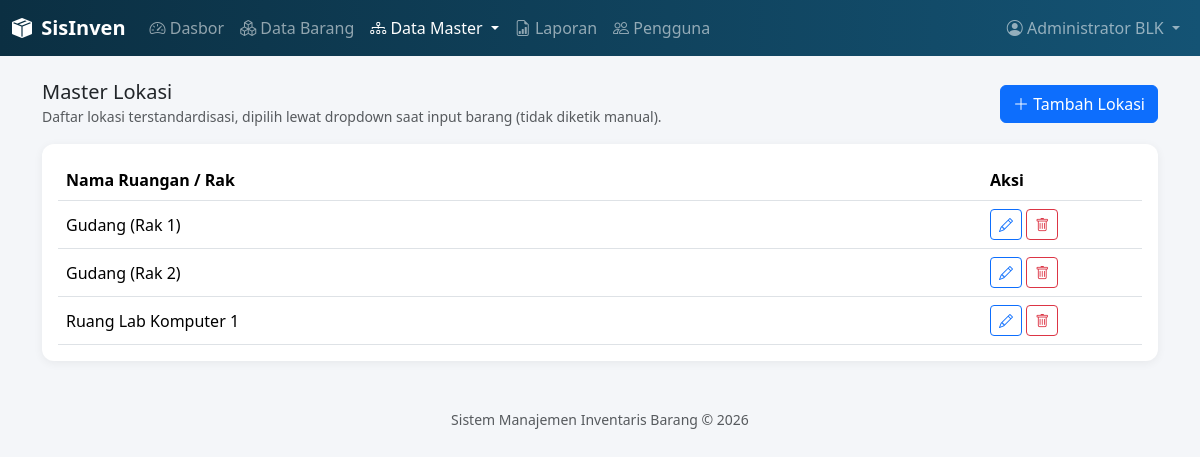
The page /master/lokasi.php (signed in) on the database its author committed.
### tables this page shows
CREATE TABLE `lokasi` (
  `id` int(11) NOT NULL,
  `nama_ruangan` varchar(100) NOT NULL,
  `created_at` datetime DEFAULT current_timestamp()
);

### includes/functions.php (called while the page is built, shortened)
<?php
function amankan($teks) {
    return htmlspecialchars($teks ?? '', ENT_QUOTES, 'UTF-8');
}

### master/lokasi.php (the view, shortened to what this page needs)
<?php
require_once __DIR__ . '/../includes/functions.php';
$pdo = getKoneksi();
$daftar = $pdo->query('SELECT * FROM lokasi ORDER BY nama_ruangan')->fetchAll();
require_once __DIR__ . '/../includes/header.php';
?>
<div class="d-flex justify-content-between align-items-center mb-3">
  <div>
    <h5 class="mb-0">Master Lokasi</h5>
    <small class="text-muted">Daftar lokasi terstandardisasi, dipilih lewat dropdown saat input barang (tidak diketik manual).</small>
  </div>
  <button class="btn btn-primary" data-bs-toggle="modal" data-bs-target="#modalForm" onclick="bukaTambah()">
    <i class="bi bi-plus-lg"></i> Tambah Lokasi
  </button>
</div>
<div class="card p-3">
  <table class="table table-hover align-middle mb-0">
    <thead><tr><th>Nama Ruangan / Rak</th><th style="width:160px">Aksi</th></tr></thead>
    <tbody>
    <?php foreach ($daftar as $row): ?>
      <tr>
        <td><?= amankan($row['nama_ruangan']) ?></td>
        <td>
          <button class="btn btn-sm btn-outline-primary" onclick='bukaEdit(<?= json_encode($row) ?>)'><i class="bi bi-pencil"></i></button>
          <button class="btn btn-sm btn-outline-danger" onclick="hapus(<?= (int)$row['id'] ?>)"><i class="bi bi-trash"></i></button>
        </td>
      </tr>
    <?php endforeach; ?>
    </tbody>
  </table>
</div>
<?php require_once __DIR__ . '/../includes/footer.php'; ?>

### assets/css/style.css (style rules this page uses)
:root { --sisinven-primary: #145374; --sisinven-primary-dark: #0b2f42; --sisinven-accent: #00A8CC; }
body { background-color: #f4f6f9; font-family: 'Segoe UI', system-ui, sans-serif; }
.card { border: none; border-radius: 0.75rem; box-shadow: 0 2px 10px rgba(0,0,0,0.06); }

### rows shown on the page
lokasi: nama_ruangan "Gudang (Rak 1)"
lokasi: nama_ruangan "Gudang (Rak 2)"
lokasi: nama_ruangan "Ruang Lab Komputer 1"

### other values the page prints
amankan($_SESSION['nama_lengkap'] ?? '') "Administrator BLK"
